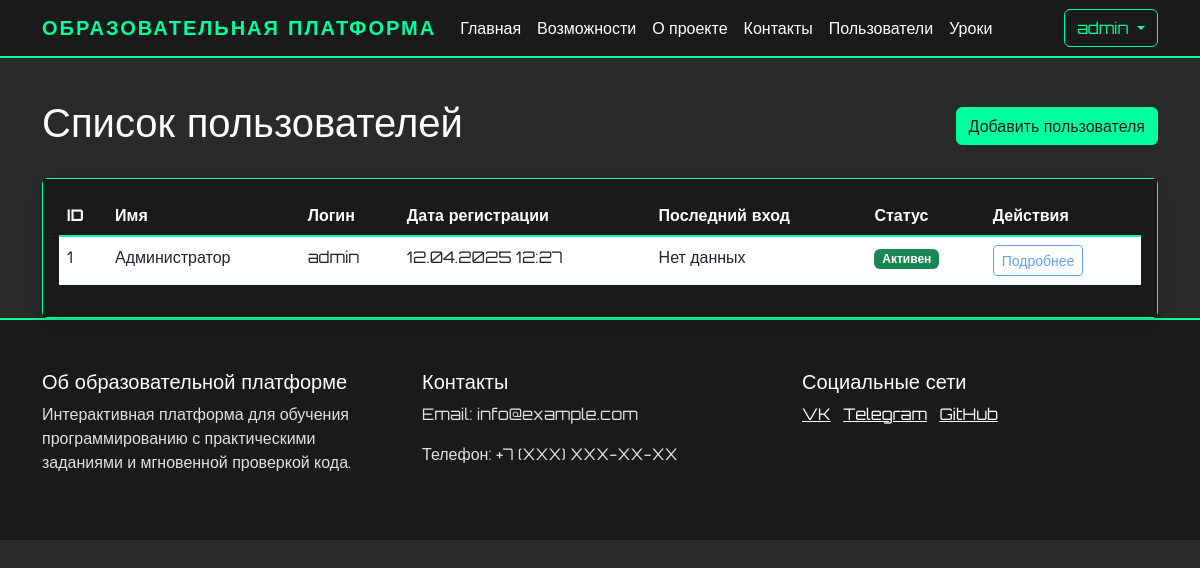
Before: /admin/users (signed in) with the older database file.
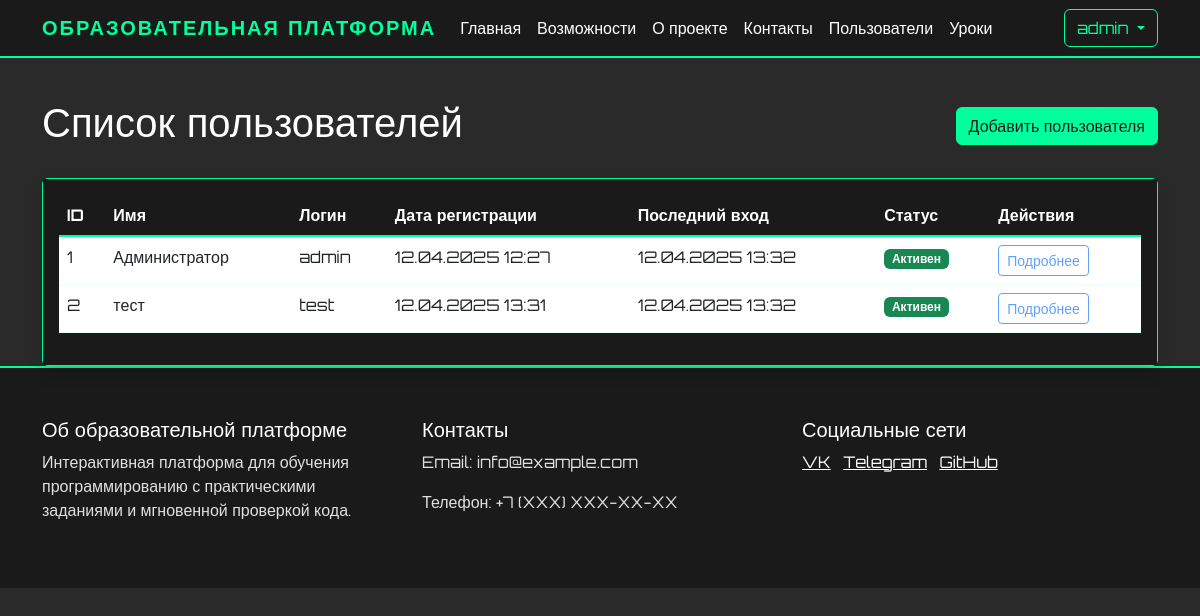
After: the same page with the newer database file.
### app.py (models this page shows, shortened)
class User(UserMixin, db.Model):
    id = db.Column(db.Integer, primary_key=True)
    name = db.Column(db.String(100), nullable=False)
    username = db.Column(db.String(80), unique=True, nullable=False)
    email = db.Column(db.String(120), unique=True, nullable=False)
    password_hash = db.Column(db.String(128))
    is_admin = db.Column(db.Boolean, default=False)
    created_at = db.Column(db.DateTime, default=db.func.now())
    last_login = db.Column(db.DateTime)
    is_active = db.Column(db.Boolean, default=True)

### app.py (the view)
@app.route('/admin/users')
@login_required
def user_list():
    if not current_user.is_admin:
        abort(403)  # Запрет доступа для не-админов
    users = User.query.all()
    return render_template('user_list.html', users=users)

### app.py (called while the page is built)
@login_manager.user_loader
def load_user(user_id):
    return User.query.get(int(user_id))

### templates/user_list.html (shortened to what this page needs)
{% extends "base.html" %}
{% block content %}
<div class="container mt-4">
    <div class="d-flex justify-content-between align-items-center mb-4">
        <h1>Список пользователей</h1>
        <a href="{{ url_for('add_user') }}" class="btn btn-primary">Добавить пользователя</a>
    </div>
    <div class="card shadow">
        <div class="card-body">
            <div class="table-responsive">
                <table class="table table-hover">
                    <thead>
                        <tr>
                            <th>ID</th>
                            <th>Имя</th>
                            <th>Логин</th>
                            <th>Дата регистрации</th>
                            <th>Последний вход</th>
                            <th>Статус</th>
                            <th>Действия</th>
                        </tr>
                    </thead>
                    <tbody>
                        {% for user in users %}
                        <tr>
                            <td>{{ user.id }}</td>
                            <td>{{ user.name }}</td>
                            <td>{{ user.username }}</td>
                            <td>{{ user.created_at.strftime('%d.%m.%Y %H:%M') }}</td>
                            <td>{{ user.last_login.strftime('%d.%m.%Y %H:%M') if user.last_login else 'Нет данных' }}</td>
                            <td>
                                {% if user.is_active %}
                                    <span class="badge bg-success">Активен</span>
                                {% else %}
                                    <span class="badge bg-danger">Неактивен</span>
                                {% endif %}
                            </td>
                            <td>
                                <button class="btn btn-sm btn-outline-primary" disabled>Подробнее</button>
                            </td>
                        </tr>
                        {% endfor %}
                    </tbody>
                </table>
            </div>
        </div>
    </div>
</div>
{% endblock %}

### templates/base.html (shortened to what this page needs)
<!DOCTYPE html>
<html lang="ru">
<head>
    <link href="https://cdn.jsdelivr.net/npm/bootstrap@5.3.0/dist/css/bootstrap.min.css" rel="stylesheet">
</head>
<body>
    <nav class="navbar navbar-expand-lg navbar-dark">
        <div class="container">
            <a class="navbar-brand" href="{{ url_for('index') }}">Образовательная платформа</a>
            <div class="collapse navbar-collapse" id="navbarNav">
                <ul class="navbar-nav me-auto">
                    <li class="nav-item">
                        <a class="nav-link" href="{{ url_for('index') }}">Главная</a>
                    </li>
                    <li class="nav-item">
                        <a class="nav-link" href="#features">Возможности</a>
                    </li>
                    <li class="nav-item">
                        <a class="nav-link" href="#about">О проекте</a>
                    </li>
                    <li class="nav-item">
                        <a class="nav-link" href="#contact">Контакты</a>
                    </li>
                    {% if current_user.is_admin %}
                    <li class="nav-item">
                            <a class="nav-link" href="{{ url_for('user_list') }}">Пользователи</a>
                    </li>
                    <li class="nav-item">
                            <a class="nav-link" href="{{ url_for('lesson_list') }}">Уроки</a>
                    </li>
                    {% endif %}
                </ul>
                <div class="d-flex">
                    {% if current_user.is_authenticated %}
                        <div class="dropdown">
                            <button class="btn btn-outline-light dropdown-toggle" type="button" id="userMenu" data-bs-toggle="dropdown">
                                {{ current_user.username }}
                            </button>
                        </div>
                    {% else %}
                        <a href="{{ url_for('login') }}" class="btn btn-outline-light me-2">Войти</a>
                    {% endif %}
                </div>
            </div>
        </div>
    </nav>
    {% block content %}{% endblock %}
    <footer class="footer">
        <div class="container">
            <div class="row">
                <div class="col-md-4">
                    <h5>Об образовательной платформе</h5>
                    <p>Интерактивная платформа для обучения программированию с практическими заданиями и мгновенной проверкой кода.</p>
                </div>
                <div class="col-md-4">
                    <h5>Контакты</h5>
                    <p>Email: info@example.com</p>
                    <p>Телефон: +7 (XXX) XXX-XX-XX</p>
                </div>
                <div class="col-md-4">
                    <h5>Социальные сети</h5>
                    <a href="#" class="text-white me-2">VK</a>
                    <a href="#" class="text-white me-2">Telegram</a>
                    <a href="#" class="text-white">GitHub</a>
                </div>
            </div>
        </div>
    </footer>
</body>
</html>

Changed rows visible on the page:
changed User "Администратор": last_login "Нет данных" → "12.04.2025 13:32"
added User: id "2", name "тест", username "test", created_at "12.04.2025 13:31", last_login "12.04.2025 13:32", is_active "Активен"
